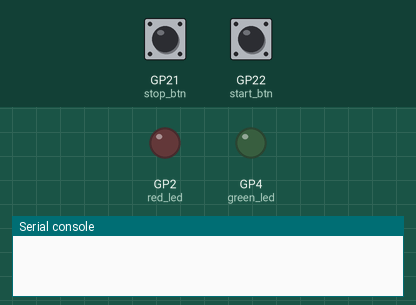
Recording of a program running on a simulated Raspberry Pi Pico running MicroPython. On the bench: output pins drawn as LEDs (lit = HIGH), the last lines printed to the serial console. Inputs (shaded band) come from the test bench; at power-on: GP21 (stop_btn) HIGH, GP22 (start_btn) HIGH.

Above: at 1.2 s.
1.3 s: GP21 (stop_btn) pulled LOW for 0.15 s
At 2.1 s:
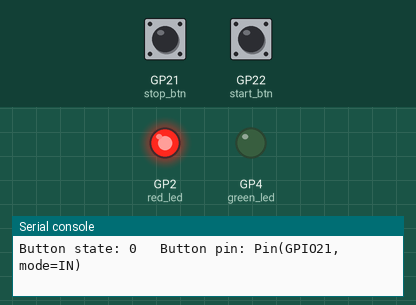
2.9 s: GP22 (start_btn) pulled LOW for 0.15 s
At 3.4 s:
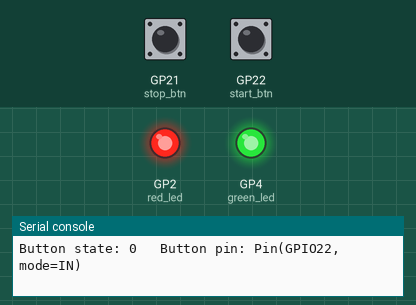
4.5 s: GP21 (stop_btn) pulled LOW for 1 s
At 5.8 s:
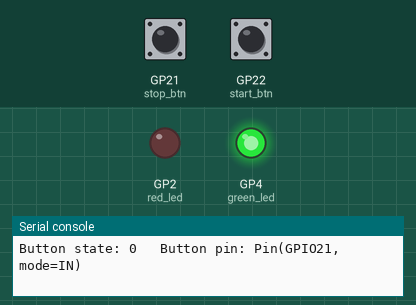
7.0 s: GP21 (stop_btn) pulled LOW for 3.2 s
At 7.7 s:
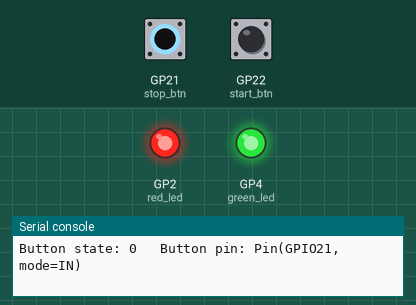
11.7 s: GP22 (start_btn) pulled LOW for 1 s
At 12.5 s:
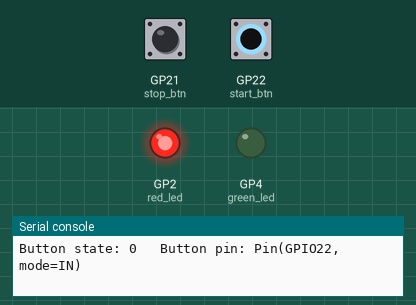
Timing chart, 0 to 14.7 s (numbered marks = the images above; inputs shaded):
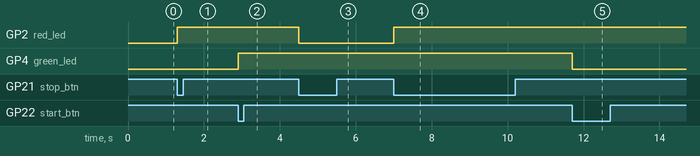

The program:

buttons.py
```python
from machine import Pin
from time import ticks_ms, ticks_diff

_LED_MAIN_CONV = 2
_LED_COMM_TRANS = 3
_LED_COMM_RCVR = 4
_SIG_TRANS = 6  # 31 kHz 50% PWM for 3 seconds on button pressed

_G_Q1Q4 = 8  # Gate drive signal for Q2 and Q5
# G_Q2Q3 = 9  # Gate drive signal for Q3 and Q4, by default G_Q1Q4 +1

_START_BTN = 22  # Power transmission start button
_STOP_BTN = 21  # Power transmission stop button
_COMM_BTN = 26  # Comm send button
_COMM_READ = 27  # Input from comm receiver # FIXME requires voltage divider


class Button:
    def __init__(self, pin_num, callback=None, pull=Pin.PULL_UP):
        self.pin = Pin(pin_num, Pin.IN, pull)
        self.callback = callback
        self.pin.irq(trigger=Pin.IRQ_FALLING | Pin.IRQ_RISING, handler=self._handle_irq)
        self._last_state = self.pin.value()
        self._debounce_time = 30  # milliseconds
        self._last_time = 0
        # self.timer = Timer(-1)

    def _handle_irq(self, pin):
        current_time = ticks_ms()
        if ticks_diff(current_time, self._last_time) > self._debounce_time:
            new_state = self.pin.value()
            if new_state != self._last_state:
                self._last_state = new_state
                if self.callback:
                    self.callback(new_state, pin)
            self._last_time = current_time


def start_callback(state, pin):
    if state == 0:  # Button pressed
        green_led.toggle()
        print("Button state:", state, "\tButton pin:", pin)


def stop_callback(state, pin):
    if state == 0:  # Button pressed
        red_led.toggle()
        print("Button state:", state, "\tButton pin:", pin)


start_btn = Button(_START_BTN, callback=start_callback)
stop_btn = Button(_STOP_BTN, callback=stop_callback)

red_led = Pin(_LED_MAIN_CONV, Pin.OUT)
green_led = Pin(_LED_COMM_RCVR, Pin.OUT)

while True:
    pass
```

Measured:
- after the input at 1.3 s, GP2 (red_led): LOW → HIGH at once
- after the input at 2.9 s, GP4 (green_led): LOW → HIGH at once
- after the input at 4.5 s, GP2 (red_led): HIGH → LOW at once
- after the input at 7.0 s, GP2 (red_led): LOW → HIGH at once
- after the input at 11.7 s, GP4 (green_led): HIGH → LOW at once
